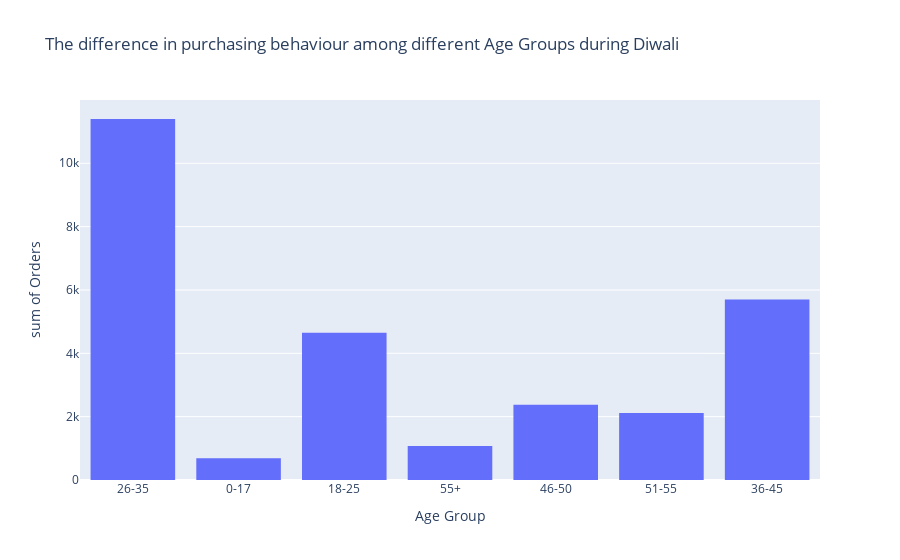

Write notebook code for a chart like this one.
### Code cell
#How does purchasing behavior vary across different age groups?
px.histogram(diwali_df,x='Age Group',y= 'Orders'
             ,title= "The difference in purchasing behaviour among different Age Groups during Diwali")

### Figure 1 — Plotly figure (JSON) as saved in the notebook; plotly's stock layout.template omitted (floating-point values rounded to 4 significant figures; data arrays with more than 128 entries replaced by an {"elided": "..."} marker saying what was removed)
{"data": [{"alignmentgroup": "True", "bingroup": "x", "histfunc": "sum", "hovertemplate": "Age Group=%{x}<br>sum of Orders=%{y}<extra></extra>", "legendgroup": "", "marker": {"color": "#636efa", "pattern": {"shape": ""}}, "name": "", "offsetgroup": "", "orientation": "v", "showlegend": false, "type": "histogram", "x": {"elided": "11251 str values"}, "xaxis": "x", "y": {"elided": "11251 int values"}, "yaxis": "y"}], "layout": {"barmode": "relative", "legend": {"tracegroupgap": 0}, "title": {"text": "The difference in purchasing behaviour among different Age Groups during Diwali"}, "xaxis": {"anchor": "y", "domain": [0, 1], "title": {"text": "Age Group"}}, "yaxis": {"anchor": "x", "domain": [0, 1], "title": {"text": "sum of Orders"}}}}
